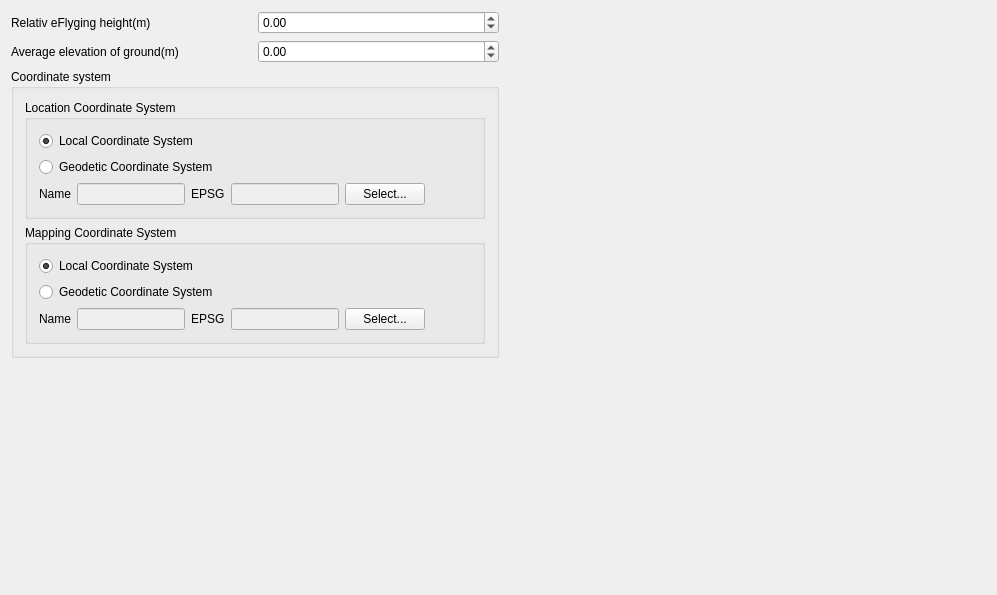
<?xml version="1.0" encoding="UTF-8"?>
<ui version="4.0">
 <class>ProjectCoordinateWidget</class>
 <widget class="QWidget" name="ProjectCoordinateWidget">
  <property name="geometry">
   <rect>
    <x>0</x>
    <y>0</y>
    <width>997</width>
    <height>595</height>
   </rect>
  </property>
  <property name="windowTitle">
   <string>ProjectCoordinateWidget</string>
  </property>
  <layout class="QHBoxLayout" name="horizontalLayout_5">
   <item>
    <layout class="QVBoxLayout" name="verticalLayout_5">
     <item>
      <layout class="QHBoxLayout" name="horizontalLayout_2">
       <item>
        <widget class="QLabel" name="label_2">
         <property name="text">
          <string>Relativ eFlyging height(m)</string>
         </property>
        </widget>
       </item>
       <item>
        <widget class="QDoubleSpinBox" name="doubleSpinBox_flyingHeight">
         <property name="minimum">
          <double>-99999999.000000000000000</double>
         </property>
         <property name="maximum">
          <double>99999999.000000000000000</double>
         </property>
        </widget>
       </item>
      </layout>
     </item>
     <item>
      <layout class="QHBoxLayout" name="horizontalLayout_3">
       <item>
        <widget class="QLabel" name="label_3">
         <property name="text">
          <string>Average elevation of ground(m)</string>
         </property>
        </widget>
       </item>
       <item>
        <widget class="QDoubleSpinBox" name="doubleSpinBox_averageElevation">
         <property name="minimum">
          <double>-99999999.000000000000000</double>
         </property>
         <property name="maximum">
          <double>99999999.000000000000000</double>
         </property>
        </widget>
       </item>
      </layout>
     </item>
     <item>
      <widget class="QGroupBox" name="groupBox">
       <property name="title">
        <string>Coordinate system</string>
       </property>
       <layout class="QVBoxLayout" name="verticalLayout_4">
        <item>
         <widget class="QGroupBox" name="groupBox_2">
          <property name="title">
           <string>Location Coordinate System</string>
          </property>
          <layout class="QVBoxLayout" name="verticalLayout">
           <item>
            <widget class="QRadioButton" name="radioButton_5">
             <property name="text">
              <string>Local Coordinate System</string>
             </property>
             <property name="checked">
              <bool>true</bool>
             </property>
            </widget>
           </item>
           <item>
            <widget class="QRadioButton" name="radioButton_6">
             <property name="text">
              <string>Geodetic Coordinate System</string>
             </property>
            </widget>
           </item>
           <item>
            <layout class="QHBoxLayout" name="horizontalLayout_6">
             <item>
              <layout class="QHBoxLayout" name="horizontalLayout">
               <item>
                <widget class="QLabel" name="label">
                 <property name="text">
                  <string>Name</string>
                 </property>
                </widget>
               </item>
               <item>
                <widget class="QLineEdit" name="lineEdit_gpsCoordName">
                 <property name="enabled">
                  <bool>false</bool>
                 </property>
                 <property name="readOnly">
                  <bool>true</bool>
                 </property>
                </widget>
               </item>
              </layout>
             </item>
             <item>
              <layout class="QHBoxLayout" name="horizontalLayout_4">
               <item>
                <widget class="QLabel" name="label_4">
                 <property name="text">
                  <string>EPSG</string>
                 </property>
                </widget>
               </item>
               <item>
                <widget class="QLineEdit" name="lineEdit_gpsCoordEPSG">
                 <property name="enabled">
                  <bool>false</bool>
                 </property>
                 <property name="readOnly">
                  <bool>true</bool>
                 </property>
                </widget>
               </item>
              </layout>
             </item>
             <item>
              <widget class="QPushButton" name="pushButton_gps">
               <property name="text">
                <string>Select...</string>
               </property>
              </widget>
             </item>
             <item>
              <spacer name="horizontalSpacer_2">
               <property name="orientation">
                <enum>Qt::Horizontal</enum>
               </property>
               <property name="sizeHint" stdset="0">
                <size>
                 <width>40</width>
                 <height>20</height>
                </size>
               </property>
              </spacer>
             </item>
            </layout>
           </item>
          </layout>
         </widget>
        </item>
        <item>
         <widget class="QGroupBox" name="groupBox_4">
          <property name="title">
           <string>Mapping Coordinate System</string>
          </property>
          <layout class="QVBoxLayout" name="verticalLayout_3">
           <item>
            <widget class="QRadioButton" name="radioButton">
             <property name="text">
              <string>Local Coordinate System</string>
             </property>
             <property name="checked">
              <bool>true</bool>
             </property>
            </widget>
           </item>
           <item>
            <widget class="QRadioButton" name="radioButton_2">
             <property name="text">
              <string>Geodetic Coordinate System</string>
             </property>
            </widget>
           </item>
           <item>
            <layout class="QHBoxLayout" name="horizontalLayout_12">
             <item>
              <layout class="QHBoxLayout" name="horizontalLayout_13">
               <item>
                <widget class="QLabel" name="label_7">
                 <property name="text">
                  <string>Name</string>
                 </property>
                </widget>
               </item>
               <item>
                <widget class="QLineEdit" name="lineEdit_coord_name">
                 <property name="enabled">
                  <bool>false</bool>
                 </property>
                 <property name="readOnly">
                  <bool>true</bool>
                 </property>
                </widget>
               </item>
              </layout>
             </item>
             <item>
              <layout class="QHBoxLayout" name="horizontalLayout_14">
               <item>
                <widget class="QLabel" name="label_8">
                 <property name="text">
                  <string>EPSG</string>
                 </property>
                </widget>
               </item>
               <item>
                <widget class="QLineEdit" name="lineEdit_coordEPSG">
                 <property name="enabled">
                  <bool>false</bool>
                 </property>
                 <property name="readOnly">
                  <bool>true</bool>
                 </property>
                </widget>
               </item>
              </layout>
             </item>
             <item>
              <widget class="QPushButton" name="pushButton">
               <property name="text">
                <string>Select...</string>
               </property>
              </widget>
             </item>
             <item>
              <spacer name="horizontalSpacer_7">
               <property name="orientation">
                <enum>Qt::Horizontal</enum>
               </property>
               <property name="sizeHint" stdset="0">
                <size>
                 <width>40</width>
                 <height>20</height>
                </size>
               </property>
              </spacer>
             </item>
            </layout>
           </item>
          </layout>
         </widget>
        </item>
       </layout>
      </widget>
     </item>
     <item>
      <spacer name="verticalSpacer">
       <property name="orientation">
        <enum>Qt::Vertical</enum>
       </property>
       <property name="sizeHint" stdset="0">
        <size>
         <width>148</width>
         <height>158</height>
        </size>
       </property>
      </spacer>
     </item>
    </layout>
   </item>
   <item>
    <spacer name="horizontalSpacer_4">
     <property name="orientation">
      <enum>Qt::Horizontal</enum>
     </property>
     <property name="sizeHint" stdset="0">
      <size>
       <width>226</width>
       <height>20</height>
      </size>
     </property>
    </spacer>
   </item>
  </layout>
 </widget>
 <layoutdefault spacing="6" margin="11"/>
 <resources/>
 <connections/>
 <slots>
  <slot>onSelectCoord()</slot>
  <slot>onSelectENUbyPose()</slot>
 </slots>
</ui>
